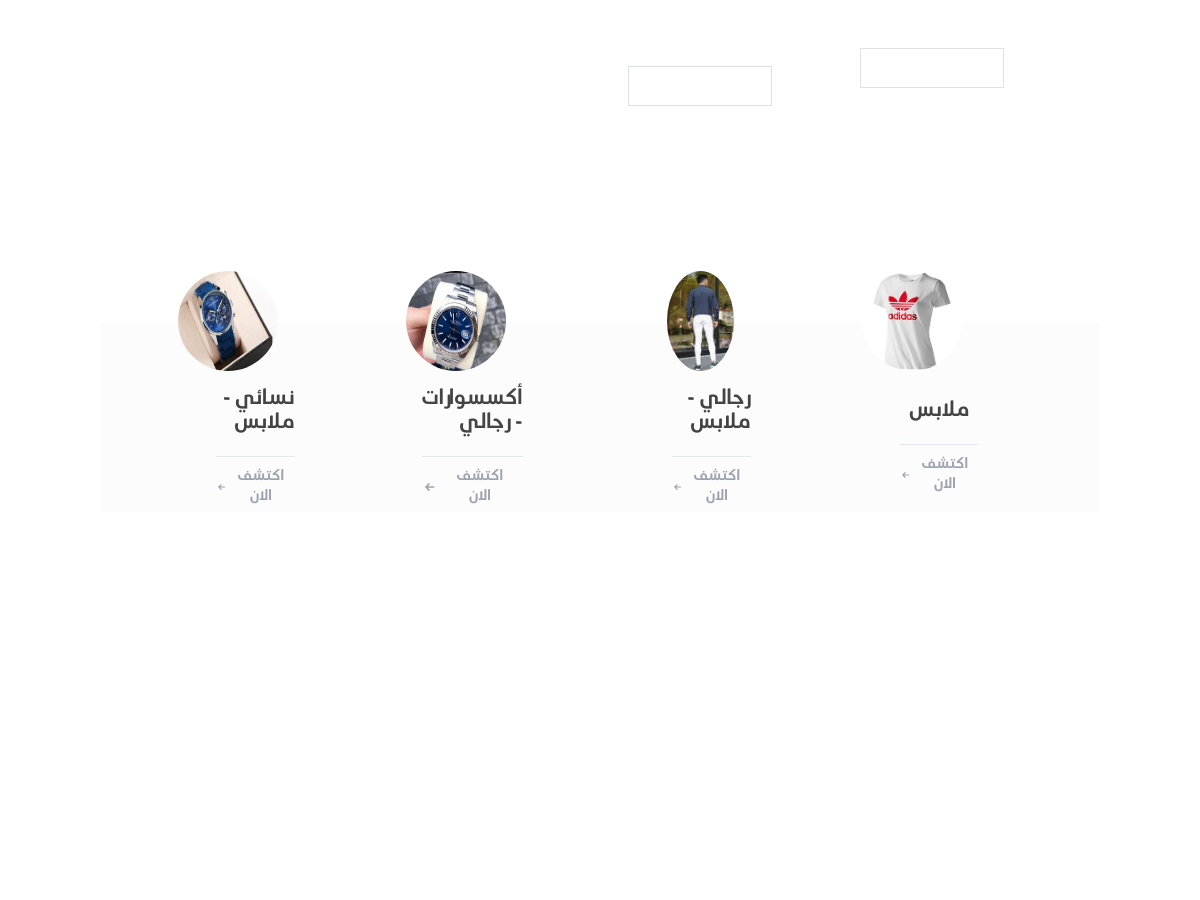
The app's page / (middle part), older data.
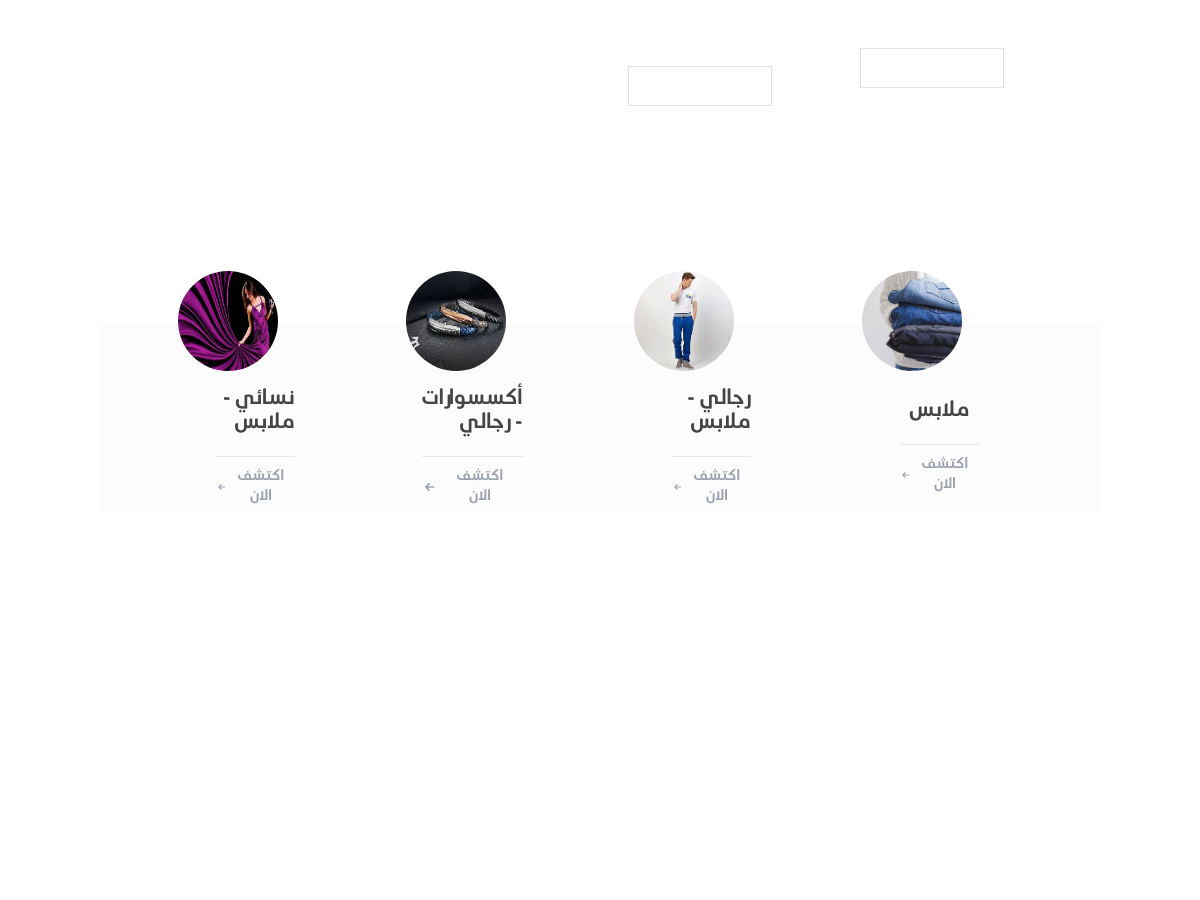
The same page, newer data.
### jumla/models.py (models this page shows, shortened)
class Category(models.Model):
    parent = models.ForeignKey('self',
                               verbose_name='parent',
                               related_name='children',
                               null=True,
                               blank=True,
                               on_delete=models.CASCADE)
    name = models.CharField(max_length=100)
    image = models.ImageField(upload_to="category/", null=True)
    is_active = models.BooleanField(default=True)
    class Meta:
        verbose_name = "Category"
        verbose_name_plural = "الفئات"

### jumla/views/shopper.py (the view)
# urls.py: 2. Add a URL to urlpatterns:  path('', views.home, name='home')
def home(request):
    latest_products = Product.objects.order_by('-Date')[:4]
    random_selected_products = Product.objects.order_by('?')[:4]
    discount = Product.objects.order_by('?')[:4]
    category = Category.objects.all()
    products = Product.objects.filter(is_active=True)
    img = product_Images.objects.all()
    paginator_element = MyPaginator(products, 8)
    page_number = request.GET.get('page')
    page_elements = paginator_element.get_pages(page_number)
    context = {"page_elements": page_elements[1], "page_nums": page_elements[0], "cate": category,
               'latest_products': latest_products, 'random_selected_products': random_selected_products,
                'discount_products': discount,
               }
    return render(request, "jumla/shopper/home.html", context)

### jumla/utilities/paginator.py (called while the page is built)
    def get_pages(self, page):
        self.page_nums = "a" * self.items.get_page(page).paginator.num_pages
        self.pages = self.items.get_page(page)
        return self.page_nums, self.pages

### jumla/templates/jumla/shopper/home.html (shortened to what this page needs)
{% extends 'jumla/base/base.html' %}
{% load static %}
{% block content %}
<div>
<div class="grid grid-rows-3 grid-cols-4 grid-flow-col p-5 mt-5 gap-4 ">
    <div class=" col-span-1 aspect-square  rounded bg-red-600  bg-center bg-no-repeat bg-cover" style="background-image: url('https://images.unsplash.com/photo-1644982647531-daff2c7383f3?crop=entropy&cs=tinysrgb&fit=max&fm=jpg&ixid=MnwxfDB8MXxyYW5kb218MHx8fHx8fHx8MTY1MDcwODYxOQ&ixlib=rb-1.2.1&q=80&utm_campaign=api-credit&utm_medium=referral&utm_source=unsplash_source&w=1080') ;" >
        <div class="hover:scale-95  hover:rounded hover:bg-gray-800/50 duration-300 bg-black/20  h-full">
            <div class="text-center p-5">
                <div class="mt-5">
                    <button  class="text-white font-light  border w-36 h-10   hover:bg-black focus:outline-none focus:ring-1 focus:ring-gray-300  ">
                        <div class="inline-flex items-center">
                            <h1 class="mb-1 mr-2 ">  اكتشف الان</h1>
                            <svg xmlns="http://www.w3.org/2000/svg" class="h-4 w-4 mr-2 fill-current " viewBox="0 0 20 20" >
                                <path fill-rule="evenodd" d="M9.707 14.707a1 1 0 01-1.414 0l-4-4a1 1 0 010-1.414l4-4a1 1 0 011.414 1.414L7.414 9H15a1 1 0 110 2H7.414l2.293 2.293a1 1 0 010 1.414z" clip-rule="evenodd" />
                              </svg>
                        </div>
                    </button>
                </div>
            </div>
        </div>
    </div>
    <div class=" row-span-2 col-span-1 bg-red-600 rounded  aspect-square bg-cover bg-no-repeat bg-left" style="background-image: url('https://images.unsplash.com/photo-1562184242-2b39bde0ab6f?crop=entropy&cs=tinysrgb&fit=max&fm=jpg&ixid=MnwxfDB8MXxyYW5kb218MHx8fHx8fHx8MTY1NTA3NzU1Ng&ixlib=rb-1.2.1&q=80&utm_campaign=api-credit&utm_medium=referral&utm_source=unsplash_source&w=1080') ;">
        <div class="hover:scale-95 hover:rounded hover:bg-gray-800/50 duration-300 bg-black/20  h-full">
            <div class="text-center  p-5 ">
                <div class="">
                    <h1 class="text-white text-xl py-16">  منتجات مختارة</h1>
                </div>
                <div class="mt-5">
                    <button  class="text-white font-light  border w-36 h-10   hover:bg-black focus:outline-none focus:ring-1 focus:ring-gray-300  ">
                        <div class="inline-flex items-center">
                            <h1 class="mb-1 mr-2 ">  تسوق الان</h1>
                            <svg xmlns="http://www.w3.org/2000/svg" class="h-4 w-4 mr-2 fill-current " viewBox="0 0 20 20" >
                                <path fill-rule="evenodd" d="M9.707 14.707a1 1 0 01-1.414 0l-4-4a1 1 0 010-1.414l4-4a1 1 0 011.414 1.414L7.414 9H15a1 1 0 110 2H7.414l2.293 2.293a1 1 0 010 1.414z" clip-rule="evenodd" />
                              </svg>
                        </div>
                    </button>
                </div>
            </div>
        </div>
    </div>
  </div>
</div>
<main>
    <sectionone>
   {% for cate in cate %}
  <div class="product">
            <picture>
                <img src="{{ cate.image.url }}" alt="">
       </picture>
            <div class="detail">
                <p>  <div class="flex flex-col justify-center items-center pl-16">
                    <div class=" flex  mt-5 ">
                        {% if cate.parent %}
                            <h3>{{ cate.name }} - {{ cate.parent.name }}</h3>
                            {% else %}
                             <h3>{{ cate.name }} </h3>
                        {% endif %}
                    </div>
                    <button class=" mt-4 text-gray-400 hover:text-white font-light  border-t w-30 h-10    hover:bg-black focus:outline-none focus:ring-1 focus:ring-gray-300 ">
                        <div class="inline-flex items-center ">
                            <h1 class="mb-1 mr-2  text-sm ">  اكتشف الان</h1>
                            <svg xmlns="http://www.w3.org/2000/svg" class="h-4 w-4 mr-2 fill-current " viewBox="0 0 20 20" >
                                <path fill-rule="evenodd" d="M9.707 14.707a1 1 0 01-1.414 0l-4-4a1 1 0 010-1.414l4-4a1 1 0 011.414 1.414L7.414 9H15a1 1 0 110 2H7.414l2.293 2.293a1 1 0 010 1.414z" clip-rule="evenodd" />
                              </svg>
                        </div>
                    </button>
                </div>
                </p>
            </div>
        </div>
  {% endfor %}
    </sectionone>
</main>
{% block static %}
    <link rel="stylesheet" type="text/css" href="{% static 'jumla/landpage.css' %}">
{% endblock %}
{% endblock content %}

### jumla/templates/jumla/base/base.html (shortened to what this page needs)
<!DOCTYPE html>
{% load static %}
<html lang="ar" dir="rtl">
<head>
{% include 'jumla/base/header.html' %}
</head>
<body>
{% include 'jumla/base/navbar.html' %}
<div class="container">
     {% block content %}
    {% endblock %}
</div>
{% block static %}
    {% endblock %}
</body>
</html>

### jumla/templates/jumla/base/header.html (shortened to what this page needs)
{% load static %}
<link href="https://cdn.jsdelivr.net/npm/bootstrap@5.2.0-beta1/dist/css/bootstrap.min.css" rel="stylesheet">
    <link rel="stylesheet" type="text/css" href="{% static 'jumla/style.css' %}">
    <script src="https://cdn.tailwindcss.com"></script>

### jumla/templates/jumla/base/navbar.html (shortened to what this page needs)
{% load static %}
<nav class="bg-black">
        <div class="flex justify-around p-2 ">
            <div class="flex py-2 -mr-2">
                <div x-data="{ dropdownOpen: false }" class="relative ">
                    <div x-show="dropdownOpen" @click="dropdownOpen = false" class="fixed inset-0 h-full w-full z-10"></div>
                </div>
            </div>
        </div>
</nav>

### jumla/static/jumla/style.css (style rules this page uses)
body { font-family: air-arabia, sans-serif; }

### jumla/static/jumla/landpage.css (style rules this page uses)
main { background-color: rgba(241, 241, 241, 0.219); position: relative; width: 100%; height:190px; padding: 50px 0; margin: -120px auto; }
sectionone { width: 89%; height: 280px; bottom: 1%; margin-right: 70px; display: flex; align-items: center; position: absolute; scrollbar-width: thin; scrollbar-color: darkgray transparent; overflow-y: hidden; overflow-x: scroll; scroll-behavior: smooth; }
sectionone .product { min-width:20%; height: 98%; margin: 0 30px 0 20px; border-radius: 20px; position: relative; left: 0; transition: 0.5s; padding: 0px; padding-right: 8px; }
picture { width: 100px; height: 100px; display: flex; margin-right: 30px; margin-bottom: 20px; margin-top: 38px; overflow: hidden; }
picture img { border-radius: 50%; }
.detail, .button { width: 90%; margin: auto; padding: 5px; display: flex; justify-content: space-between; align-items: center; height: 50px; font-size: 20px; color: #444; }
.product { overflow: hidden; -webkit-transition: -webkit-box-shadow 0.4s ease-out; transition: -webkit-box-shadow 0.4s ease-out; -o-transition: box-shadow 0.4s ease-out; transition: box-shadow 0.4s ease-out; transition: box-shadow 0.4s ease-out, -webkit-box-shadow 0.4s ease-out; position: relative; }

Row changes from the older to the newer data that the page shows:
changed Category (number 1 of 4 on the later page): image: a different picture
changed Category (number 2 of 4 on the later page): image: a different picture
changed Category "أكسسوارات": image: a different picture
changed Category "نسائي": image: a different picture
